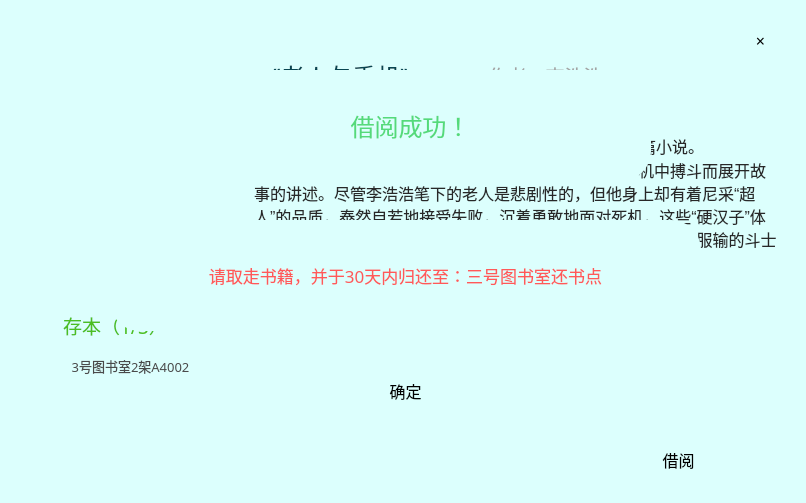
<?xml version="1.0" encoding="UTF-8"?>
<ui version="4.0">
 <class>BookInformation</class>
 <widget class="QWidget" name="BookInformation">
  <property name="geometry">
   <rect>
    <x>0</x>
    <y>0</y>
    <width>806</width>
    <height>503</height>
   </rect>
  </property>
  <property name="windowTitle">
   <string>Form</string>
  </property>
  <property name="styleSheet">
   <string notr="true">background-color: rgb(220, 255, 253);
border-radius:30px;</string>
  </property>
  <widget class="QPushButton" name="pushButton_lend">
   <property name="geometry">
    <rect>
     <x>578</x>
     <y>440</y>
     <width>201</width>
     <height>40</height>
    </rect>
   </property>
   <property name="minimumSize">
    <size>
     <width>30</width>
     <height>40</height>
    </size>
   </property>
   <property name="font">
    <font>
     <family>Adobe 黑体 Std R</family>
     <pointsize>12</pointsize>
    </font>
   </property>
   <property name="styleSheet">
    <string notr="true">QPushButton{border-radius:10px;
color: rgb(255, 255, 255);
background-color: rgb(255, 179, 160);}
QPushButton:hover{border-radius:10px;
color: rgb(255, 255, 255);
background-color: rgb(255, 104, 93);};
</string>
   </property>
   <property name="text">
    <string>借阅</string>
   </property>
  </widget>
  <widget class="QLabel" name="Titlel_5">
   <property name="geometry">
    <rect>
     <x>40</x>
     <y>300</y>
     <width>151</width>
     <height>51</height>
    </rect>
   </property>
   <property name="font">
    <font>
     <family>Adobe 黑体 Std R</family>
     <pointsize>14</pointsize>
    </font>
   </property>
   <property name="layoutDirection">
    <enum>Qt::LeftToRight</enum>
   </property>
   <property name="styleSheet">
    <string notr="true">color: rgb(76, 190, 34);</string>
   </property>
   <property name="text">
    <string>存本（1/3）</string>
   </property>
   <property name="alignment">
    <set>Qt::AlignCenter</set>
   </property>
  </widget>
  <widget class="QLabel" name="Titlel_4">
   <property name="geometry">
    <rect>
     <x>440</x>
     <y>50</y>
     <width>211</width>
     <height>51</height>
    </rect>
   </property>
   <property name="font">
    <font>
     <family>Adobe 黑体 Std R</family>
     <pointsize>14</pointsize>
    </font>
   </property>
   <property name="layoutDirection">
    <enum>Qt::LeftToRight</enum>
   </property>
   <property name="styleSheet">
    <string notr="true">color: rgb(163, 163, 163);</string>
   </property>
   <property name="text">
    <string>作者：李浩浩</string>
   </property>
   <property name="alignment">
    <set>Qt::AlignCenter</set>
   </property>
  </widget>
  <widget class="QLabel" name="Titlel_3">
   <property name="geometry">
    <rect>
     <x>220</x>
     <y>50</y>
     <width>241</width>
     <height>51</height>
    </rect>
   </property>
   <property name="font">
    <font>
     <family>Adobe 黑体 Std R</family>
     <pointsize>18</pointsize>
    </font>
   </property>
   <property name="layoutDirection">
    <enum>Qt::LeftToRight</enum>
   </property>
   <property name="styleSheet">
    <string notr="true">color: rgb(8, 69, 81);</string>
   </property>
   <property name="text">
    <string>《老人与手机》</string>
   </property>
   <property name="alignment">
    <set>Qt::AlignCenter</set>
   </property>
  </widget>
  <widget class="QLabel" name="Titlel_1">
   <property name="geometry">
    <rect>
     <x>30</x>
     <y>50</y>
     <width>181</width>
     <height>211</height>
    </rect>
   </property>
   <property name="font">
    <font>
     <family>Adobe 黑体 Std R</family>
     <pointsize>18</pointsize>
    </font>
   </property>
   <property name="layoutDirection">
    <enum>Qt::LeftToRight</enum>
   </property>
   <property name="styleSheet">
    <string notr="true">image: url(:/666.jpg);</string>
   </property>
   <property name="text">
    <string/>
   </property>
   <property name="alignment">
    <set>Qt::AlignCenter</set>
   </property>
  </widget>
  <widget class="QTextBrowser" name="textBrowser">
   <property name="geometry">
    <rect>
     <x>250</x>
     <y>130</y>
     <width>531</width>
     <height>221</height>
    </rect>
   </property>
   <property name="html">
    <string>&lt;!DOCTYPE HTML PUBLIC &quot;-//W3C//DTD HTML 4.0//EN&quot; &quot;http://www.w3.org/TR/REC-html40/strict.dtd&quot;&gt;
&lt;html&gt;&lt;head&gt;&lt;meta name=&quot;qrichtext&quot; content=&quot;1&quot; /&gt;&lt;style type=&quot;text/css&quot;&gt;
p, li { white-space: pre-wrap; }
&lt;/style&gt;&lt;/head&gt;&lt;body style=&quot; font-family:'SimSun'; font-size:9pt; font-weight:400; font-style:normal;&quot;&gt;
&lt;p style=&quot; margin-top:0px; margin-bottom:0px; margin-left:0px; margin-right:0px; -qt-block-indent:0; text-indent:0px;&quot;&gt;&lt;span style=&quot; font-size:12pt; color:#282828;&quot;&gt;《老人与手机》是作家李浩浩于2021年在长沙写的一篇短篇小说。&lt;/span&gt;&lt;/p&gt;
&lt;p style=&quot; margin-top:0px; margin-bottom:0px; margin-left:0px; margin-right:0px; -qt-block-indent:0; text-indent:0px;&quot;&gt;&lt;span style=&quot; font-size:12pt; color:#282828;&quot;&gt;该作围绕一位老年的码农，与他的一条电子宠物在他手机中搏斗而展开故事的讲述。尽管李浩浩笔下的老人是悲剧性的，但他身上却有着尼采“超人”的品质，泰然自若地接受失败，沉着勇敢地面对死机，这些“硬汉子”体现了老人的人生哲学和道德理想，即程序员不向bug低头，永不服输的斗士精神和积极向上的乐观人生态度。&lt;/span&gt;&lt;/p&gt;&lt;/body&gt;&lt;/html&gt;</string>
   </property>
  </widget>
  <widget class="QLabel" name="Titlel_6">
   <property name="geometry">
    <rect>
     <x>20</x>
     <y>350</y>
     <width>221</width>
     <height>31</height>
    </rect>
   </property>
   <property name="font">
    <font>
     <family>Adobe 黑体 Std R</family>
     <pointsize>10</pointsize>
    </font>
   </property>
   <property name="layoutDirection">
    <enum>Qt::LeftToRight</enum>
   </property>
   <property name="styleSheet">
    <string notr="true">color: rgb(74, 74, 74);</string>
   </property>
   <property name="text">
    <string>3号图书室2架A4002</string>
   </property>
   <property name="alignment">
    <set>Qt::AlignCenter</set>
   </property>
  </widget>
  <widget class="QPushButton" name="pushButton_exit">
   <property name="geometry">
    <rect>
     <x>740</x>
     <y>20</y>
     <width>41</width>
     <height>40</height>
    </rect>
   </property>
   <property name="minimumSize">
    <size>
     <width>30</width>
     <height>40</height>
    </size>
   </property>
   <property name="font">
    <font>
     <family>Adobe 黑体 Std R</family>
     <pointsize>12</pointsize>
    </font>
   </property>
   <property name="styleSheet">
    <string notr="true">QPushButton{border-radius:15px;
color: rgb(255, 255, 255);
background-color: rgb(255, 179, 160);}
QPushButton:hover{border-radius:15px;
color: rgb(255, 255, 255);
background-color: rgb(255, 104, 93);};
</string>
   </property>
   <property name="text">
    <string>×</string>
   </property>
  </widget>
  <widget class="QLabel" name="Titlel_x">
   <property name="geometry">
    <rect>
     <x>170</x>
     <y>70</y>
     <width>481</width>
     <height>111</height>
    </rect>
   </property>
   <property name="font">
    <font>
     <family>Adobe 黑体 Std R</family>
     <pointsize>18</pointsize>
    </font>
   </property>
   <property name="layoutDirection">
    <enum>Qt::LeftToRight</enum>
   </property>
   <property name="styleSheet">
    <string notr="true">color: rgb(84, 218, 122);</string>
   </property>
   <property name="text">
    <string>借阅成功！</string>
   </property>
   <property name="alignment">
    <set>Qt::AlignCenter</set>
   </property>
  </widget>
  <widget class="QLabel" name="Titlel_xx">
   <property name="geometry">
    <rect>
     <x>110</x>
     <y>220</y>
     <width>591</width>
     <height>111</height>
    </rect>
   </property>
   <property name="font">
    <font>
     <family>Adobe 黑体 Std R</family>
     <pointsize>13</pointsize>
    </font>
   </property>
   <property name="layoutDirection">
    <enum>Qt::LeftToRight</enum>
   </property>
   <property name="styleSheet">
    <string notr="true">color: rgb(255, 89, 89);</string>
   </property>
   <property name="text">
    <string>请取走书籍，并于30天内归还至：三号图书室还书点</string>
   </property>
   <property name="alignment">
    <set>Qt::AlignCenter</set>
   </property>
  </widget>
  <widget class="QPushButton" name="pushButton_OK">
   <property name="geometry">
    <rect>
     <x>270</x>
     <y>350</y>
     <width>271</width>
     <height>81</height>
    </rect>
   </property>
   <property name="minimumSize">
    <size>
     <width>30</width>
     <height>40</height>
    </size>
   </property>
   <property name="font">
    <font>
     <family>Adobe 黑体 Std R</family>
     <pointsize>12</pointsize>
    </font>
   </property>
   <property name="styleSheet">
    <string notr="true">QPushButton{border-radius:10px;
color: rgb(255, 255, 255);
background-color: rgb(255, 179, 160);}
QPushButton:hover{border-radius:10px;
color: rgb(255, 255, 255);
background-color: rgb(255, 104, 93);};
</string>
   </property>
   <property name="text">
    <string>确定</string>
   </property>
  </widget>
 </widget>
 <resources/>
 <connections>
  <connection>
   <sender>pushButton_exit</sender>
   <signal>clicked()</signal>
   <receiver>BookInformation</receiver>
   <slot>close()</slot>
   <hints>
    <hint type="sourcelabel">
     <x>760</x>
     <y>39</y>
    </hint>
    <hint type="destinationlabel">
     <x>402</x>
     <y>251</y>
    </hint>
   </hints>
  </connection>
  <connection>
   <sender>pushButton_OK</sender>
   <signal>clicked()</signal>
   <receiver>BookInformation</receiver>
   <slot>close()</slot>
   <hints>
    <hint type="sourcelabel">
     <x>405</x>
     <y>390</y>
    </hint>
    <hint type="destinationlabel">
     <x>402</x>
     <y>251</y>
    </hint>
   </hints>
  </connection>
 </connections>
</ui>
